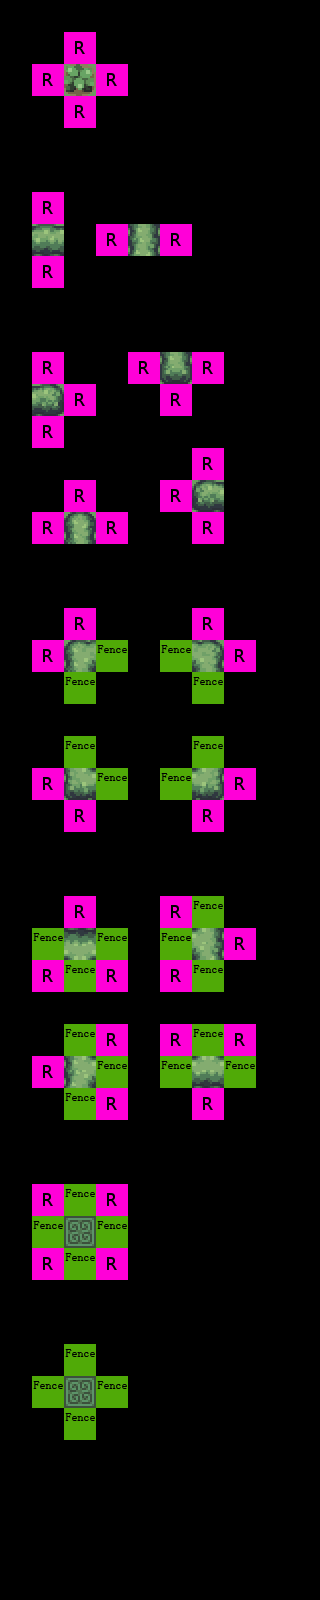

The image is a tile-based game level rendered from a .tmx file. Its description and source (layers, tilesets, objects; grid data summarised) follow:
An orthogonal 10x50 tile map with 32x32 px tiles, 3 tile layers (Regions, Input_set, Output_Fringe), 4 tilesets.

<map version="1.0" orientation="orthogonal" width="10" height="50" tilewidth="32" tileheight="32">
 <tileset firstgid="1" source="../map_tiles.tsx" />
 <tileset firstgid="33" source="../rules.tsx" />
 <tileset firstgid="37" source="../sets.tsx" />
 <tileset firstgid="165" source="../tiles32_sea_of_trees.tsx" />
 <layer name="Regions" width="10" height="50">
  <data>[500 cells, 89 non-empty, 1 distinct tile ids]</data>
 </layer>
 <layer name="Input_set" width="10" height="50">
  <data>[500 cells, 45 non-empty, 1 distinct tile ids]</data>
 </layer>
 <layer name="Output_Fringe" width="10" height="50">
  <data>[500 cells, 17 non-empty, 16 distinct tile ids]</data>
 </layer>
</map>
